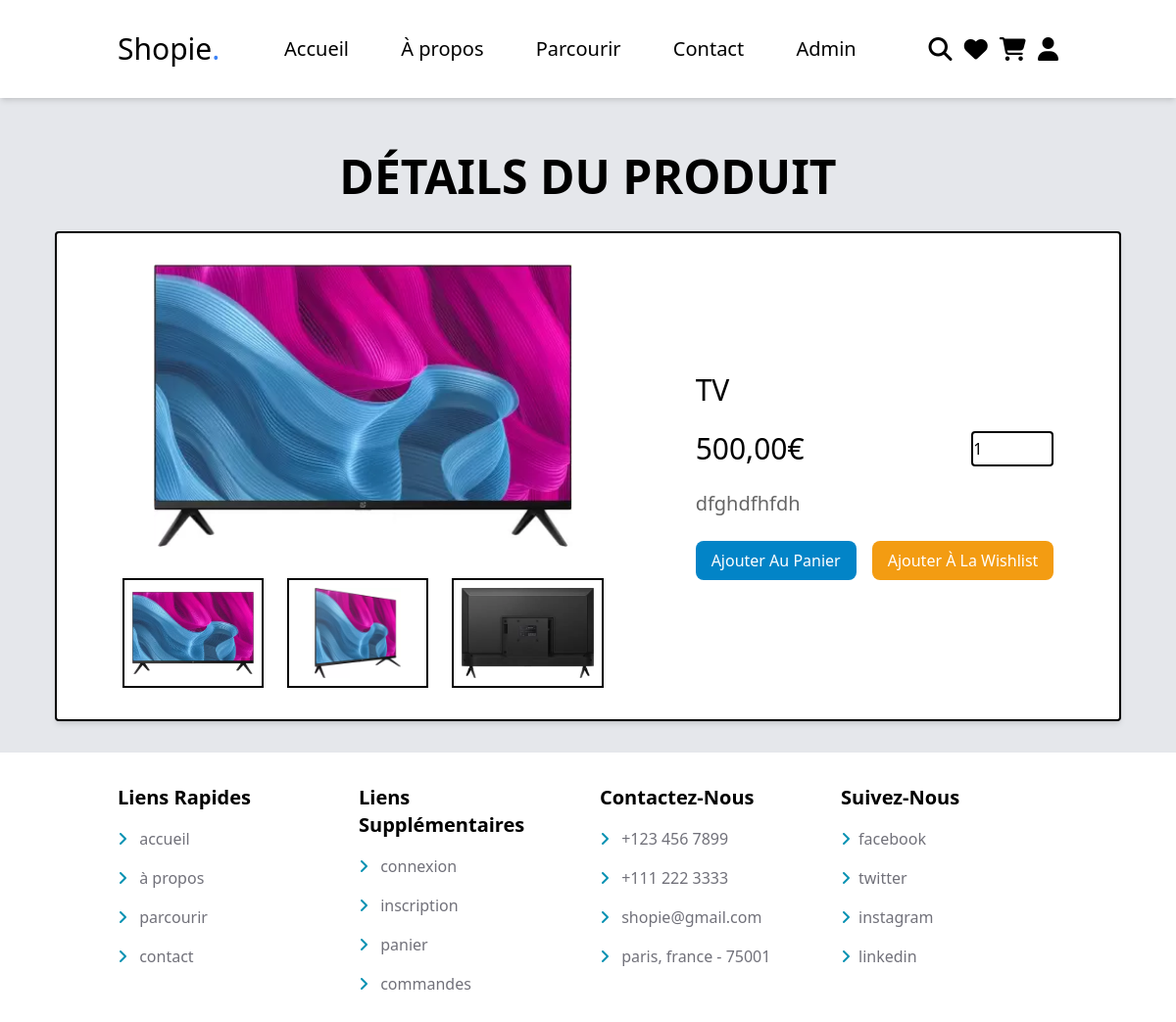
The page /index.php?action=product&id=9 on the database its author committed.
### tables this page shows
CREATE TABLE `products` (
  `id` int NOT NULL,
  `name` varchar(255) NOT NULL,
  `details` text,
  `price` decimal(10,2) NOT NULL,
  `image_1` varchar(255) NOT NULL,
  `image_2` varchar(255) NOT NULL,
  `image_3` varchar(255) NOT NULL,
  `category` varchar(255) DEFAULT NULL
);

### controllers/ProductController.php (called while the page is built, shortened)
<?php
class ProductController {
    public function getProductById($id) {
        $productModel = new ProductModel();
        $product = $productModel->getById($id);
        $this->renderView('quick_view', ['product' => $product]);
    }
    private function renderView($viewName, $data = []) {
        include('./views/template.php');
        }
}

### index.php (called while the page is built, shortened)
<?php
$router = new Router();
$router->routerRequest();

### config/Database.php (called while the page is built)
<?php
class Database {
        private $pdo;
        public function __construct() {
            $this->pdo = new PDO('mysql:host=localhost;dbname=shopie_db', 'root', 'T6yeefjbw!');
        }
        public function getPdo() {
            return $this->pdo;
        }
}

### models/ProductModel.php (called while the page is built, shortened)
<?php
class ProductModel {
        private $pdo;
        public function __construct() {
            $this->pdo = (new Database())->getPdo();
        }
        public function getById($id) {
            $sql = "SELECT * FROM products WHERE id = ?";
            $stmt = $this->pdo->prepare($sql);
            $stmt->execute([$id]);
            return $stmt->fetch();
        }
}

### views/quick_view.php (the view, shortened to what this page needs)
<main class="bg-gray-200">
    <section class="quick-view m-auto max-w-6xl p-8	">
        <h1 class="text-5xl mb-8 uppercase text-center mt-6 font-semibold">Détails du produit</h1>
        <form action="" method="post" class="box p-8 rounded border-black border-2 shadow-md mt-6 bg-white">
            <div class="row flex items-center justify-around gap-6 flex-wrap">
                <div class="image-container">
                    <div class="main-image">
                    <img class="h-72 w-full object-contain" src=./uploaded_images/<?= $product['image_1'] ?> alt="<?= $product['name'] ?>">
                    </div>
                    <div class="sub-image flex gap-6 justify-center mt-8">
                    <img class="w-36	 h-28 object-contain p-2 border-black border-2 cursor-pointer ease-linear duration-200" src=./uploaded_images/<?= $product['image_1'] ?> alt="<?= $product['name'] ?>">
                    <img class="w-36	 h-28 object-contain p-2 border-black border-2 cursor-pointer ease-linear duration-200" src=./uploaded_images/<?= $product['image_2'] ?> alt="<?= $product['name'] ?>">
                    <img class="h-28 object-contain p-2 border-black border-2 cursor-pointer ease-linear duration-200" src=./uploaded_images/<?= $product['image_3'] ?> alt="<?= $product['name'] ?>">
                    </div>
                </div>
                <div class="content flex flex-col gap-6">
                    <div class="name text-3xl"><?= $product['name']; ?></div>
                    <div class="flex justify-between">
                        <div class="price text-3xl"><?= number_format($product['price'], 2, ',', ' ') ?><span>€</span></div>
                        <input type="number" name="qty" class="border-black border-2 rounded qty" min="1" max="99" onkeypress="if(this.value.length == 2) return false;" value="1">
                    </div>
                    <div class="details text-xl text-[#666]"><?= $product['details']; ?></div>
                    <div class="flex gap-4">
                    <input type="submit" value="ajouter au panier" class="hover:bg-black cursor-pointer btn w-full py-2 px-4 bg-sky-600 rounded-lg text-white capitalize" name="add_to_cart">
                    <input class="hover:bg-black option-btn w-full cursor-pointer py-2 px-4 bg-[#f39c12] rounded-lg text-white capitalize" type="submit" name="add_to_wishlist" value="ajouter à la wishlist">
                    </div>
                </div>
            </div>
        </form>
    </section>
</main>

### rows shown on the page
products: image_1 (picture), image_2 (picture), image_3 (picture), name "TV", price "500,00", details "dfghdfhfdh"
